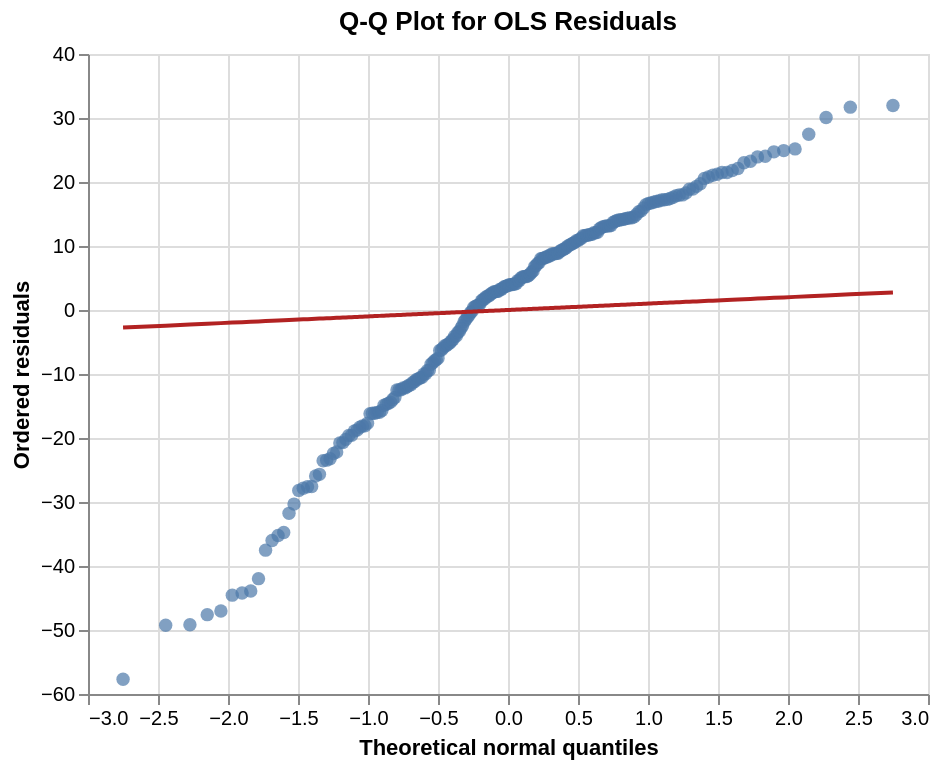

The cell this chart's notebook holds for it:
### Code cell
qq = stats.probplot(ols_model.resid, dist="norm")
qq_df = pd.DataFrame({
    "theoretical_quantile": qq[0][0],
    "ordered_residual": qq[0][1],
})

qq_points = alt.Chart(qq_df).mark_circle(size=45, opacity=0.7).encode(
    x=alt.X("theoretical_quantile:Q", title="Theoretical normal quantiles"),
    y=alt.Y("ordered_residual:Q", title="Ordered residuals"),
    tooltip=["theoretical_quantile:Q", "ordered_residual:Q"],
)

qq_line = alt.Chart(qq_df).mark_line(color="firebrick").encode(
    x="theoretical_quantile:Q",
    y="theoretical_quantile:Q",
)

(qq_points + qq_line).properties(
    title="Q-Q Plot for OLS Residuals",
    width=420,
    height=320,
)

### Figure 1 — Vega-Lite specification as saved in the notebook (floating-point values rounded to 4 significant figures; data arrays with more than 128 entries replaced by an {"elided": "..."} marker saying what was removed)
{"config": {"view": {"continuousWidth": 300, "continuousHeight": 300}}, "layer": [{"mark": {"type": "circle", "opacity": 0.7, "size": 45}, "encoding": {"tooltip": [{"field": "theoretical_quantile", "type": "quantitative"}, {"field": "ordered_residual", "type": "quantitative"}], "x": {"field": "theoretical_quantile", "title": "Theoretical normal quantiles", "type": "quantitative"}, "y": {"field": "ordered_residual", "title": "Ordered residuals", "type": "quantitative"}}}, {"mark": {"type": "line", "color": "firebrick"}, "encoding": {"x": {"field": "theoretical_quantile", "type": "quantitative"}, "y": {"field": "theoretical_quantile", "type": "quantitative"}}}], "data": {"name": "data-4de6eb0e7467d0826787ff4c1da2c2d6"}, "height": 320, "title": "Q-Q Plot for OLS Residuals", "width": 420, "$schema": "https://vega.github.io/schema/vega-lite/v6.1.0.json", "datasets": {"data-4de6eb0e7467d0826787ff4c1da2c2d6": {"elided": "232 records"}}}
